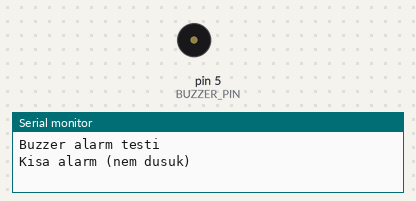
The sketch below on a simulated Arduino Uno, built with avr-gcc and run on an emulated ATmega328P. On the bench: buzzer (waves = sounding), the last lines printed to the serial monitor.

Above: at 1.8 s.
At 3.4 s:
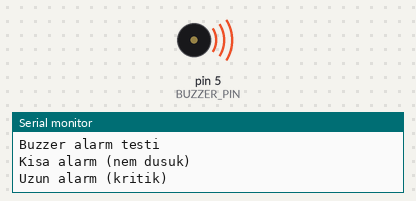
Timing chart, 0 to 7.9 s (numbered marks = the images above):
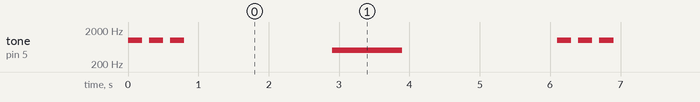

The sketch:

18-buzzer.ino
```cpp
// Ref: docs/malzemeler.md#buzzer
// Faz 3 — Modül 18: Buzzer Alarm
// Baglanti: +→D5, -→GND (aktif buzzer) veya PWM ile ton (pasif)

const int BUZZER_PIN = 5;

void setup() {
  pinMode(BUZZER_PIN, OUTPUT);
  Serial.begin(9600);
  Serial.println("Buzzer alarm testi");
}

void alarmShort() {
  for (int i = 0; i < 3; i++) {
    tone(BUZZER_PIN, 1000, 200);
    delay(300);
  }
}

void alarmLong() {
  tone(BUZZER_PIN, 500, 1000);
  delay(1200);
}

void loop() {
  Serial.println("Kisa alarm (nem dusuk)");
  alarmShort();
  delay(2000);

  Serial.println("Uzun alarm (kritik)");
  alarmLong();
  delay(2000);
}
```

Measured:
- by itself, tone on pin 5 (BUZZER_PIN): repeats every 6.1 s: 2 × (silent 0.10 s, 1000 Hz 0.20 s), silent 2.1 s, 500 Hz 1.0 s, silent 2.2 s, 1000 Hz 0.20 s
